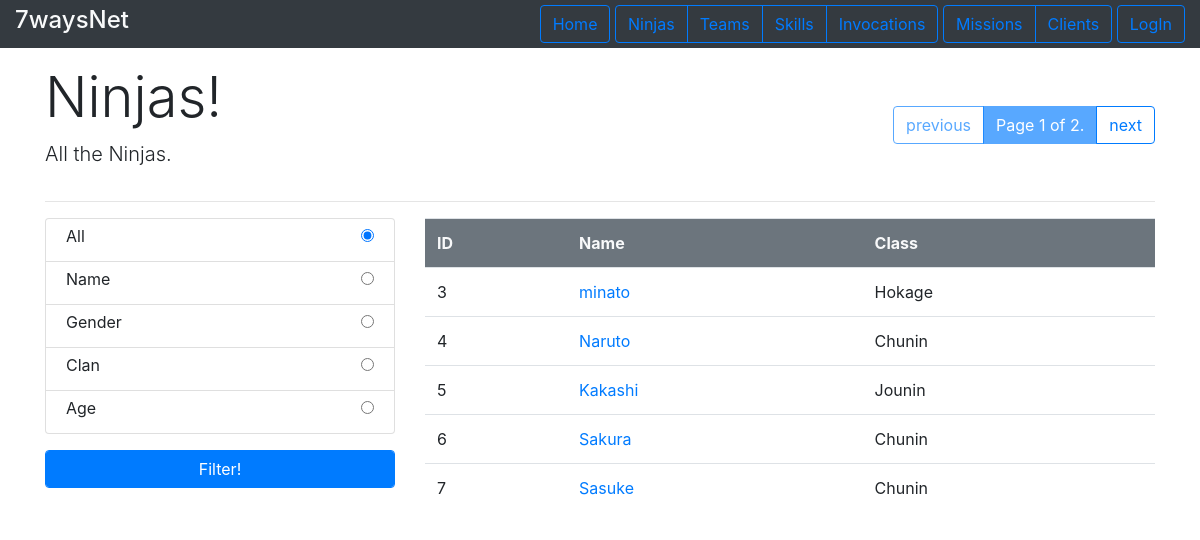
/ninjas/all/, run on an earlier commit of the app's database.
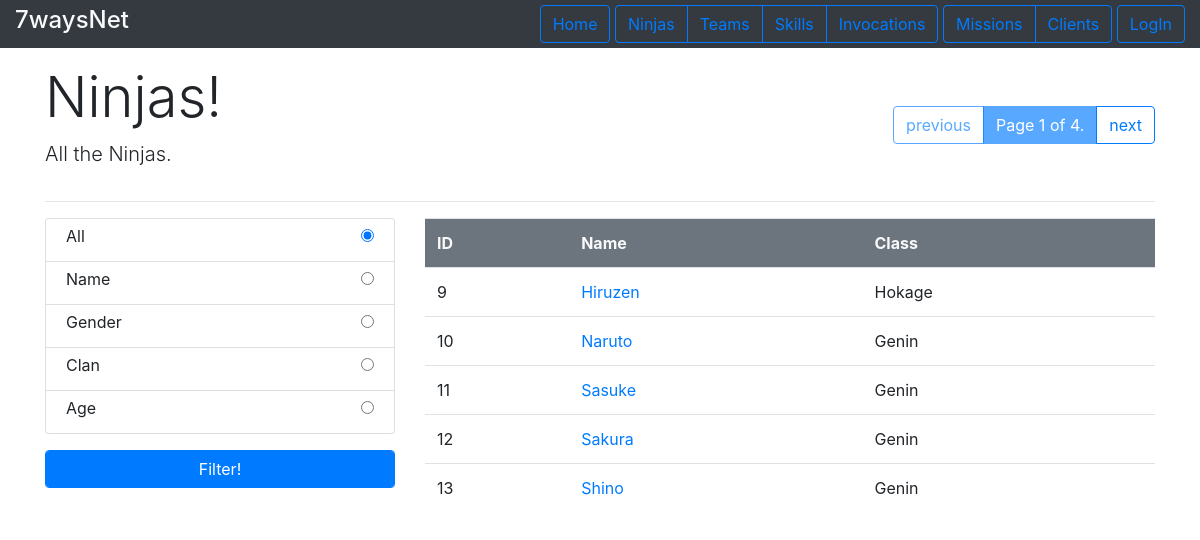
And on a later commit of the database.
### ninjas/models.py (models this page shows, shortened)
class Ninja(models.Model):
    name = models.CharField(max_length=200)
    nick_name = models.CharField(max_length=50,null=True,blank=True)
    age = models.IntegerField()
    clan = models.CharField(max_length=200)
    birth_date = models.DateTimeField('birth')
    gender = models.CharField(max_length=10)
    max_chakra = models.IntegerField(default=100,null=True,blank=True)
    is_medic = models.BooleanField(default=False)
    skills = models.ManyToManyField(Skill, blank=True)
    user = models.OneToOneField(User,on_delete=models.CASCADE)
    invocations = models.ManyToManyField(Invocation, blank=True)
    team = models.ForeignKey(Team, on_delete=models.CASCADE, default=None, null=True, blank=True)
    def specific_type(self):
        types = [GeninNinja,ChuninNinja,JouninNinja,HokageNinja]
        specific_ninja = self
        for type in types:
            try:
                specific_ninja=type.objects.get(pk=self.pk)
                break
            except: pass
        return specific_ninja

### ninjas/views.py (the view)
# urls.py: path('all/', views.ShowAllNinjasQuery.as_view(), name='all'),
class ShowAllNinjasQuery(ShowNinjasQuerys):
    def get_queryset(self):
        return Ninja.objects.all()

### ninjas/models.py (called while the page is built)
    def class_name(self):
        return "Genin"

    def class_name(self):
        return "Chunin"

    def class_name(self):
        return "Jounin"

    def class_name(self):
        return "Hokage"

### ninjas/templates/ninjas/show_ninja_query.html (shortened to what this page needs)
{%extends 'base_list.html'%}
{% block listheader %}
    <div>
        <h1 class="display-4"> Ninjas! </h1>
        <p class="lead"> All the Ninjas.</p>
    </div>
{% endblock %}
{%  block content %}
<div class="row">
        <form action="{% url 'ninjas:filter' %}" method="POST" class="col-md-4">
            <div class="list-group">
                <div class="list-group-item myflex">
                    <label>All</label>
                    <input name="criteria"  type="radio" value="all" onclick="disable('All')" checked>
                </div>
                <div class="list-group-item myflex">
                    <label>Name</label>
                    <input name="criteria" type="radio" value="name" onclick="disable('Name')">
                </div>
                <div class="list-group-item myflex">
                    <label>Gender</label>
                    <input name="criteria" type="radio" value="gender" onclick="disable('M / F / other')">
                </div>
                <div class="list-group-item myflex">
                    <label>Clan</label>
                    <input name="criteria" type="radio" value="clan" onclick="disable('Clan Name')">
                </div>
                <div class="list-group-item myflex">
                    <label>Age</label>
                    <input name="criteria" type="radio" value="age" onclick="disable('Age')">
                </div>
            </div>
        <input class="form-control btn-primary" type="submit" name="submit" value="Filter!">
        </form>
{% if ninja_query %}
    <div class="col-md-8">
        <table class="table">
            <tr class="bg-secondary text-light ">
                <th>ID</th><th>Name</th><th>Class</th>
            </tr>
            {% for ninja in ninja_query %}
                <tr>
                    <td> {{ninja.id}}</td>
                    <td><a href="{% url 'ninjas:profile' ninja.pk %}"> {{ninja.name}}</a></td>
                    <td>{{ninja.specific_type.class_name}} </td>
                </tr>
            {% endfor %}
        </table>
    {% else %}
        <p class="lead text-center col-md-8">No ninjas in database.</p>
    {% endif %}
    </div>
</div>
{% endblock%}

What changed in the data, as far as the page shows it:
removed Ninja: id "3", name "minato", specific_type.class_name "Hokage"
removed Ninja: id "4", name "Naruto", specific_type.class_name "Chunin"
removed Ninja: id "5", name "Kakashi", specific_type.class_name "Jounin"
removed Ninja: id "6", name "Sakura", specific_type.class_name "Chunin"
removed Ninja: id "7", name "Sasuke", specific_type.class_name "Chunin"
added Ninja: id "9", name "Hiruzen", specific_type.class_name "Hokage"
added Ninja: id "10", name "Naruto", specific_type.class_name "Genin"
added Ninja: id "11", name "Sasuke", specific_type.class_name "Genin"
added Ninja: id "12", name "Sakura", specific_type.class_name "Genin"
added Ninja: id "13", name "Shino", specific_type.class_name "Genin"
Also different on the page:
{{ page_obj.paginator.num_pages }}: "2" → "4"
